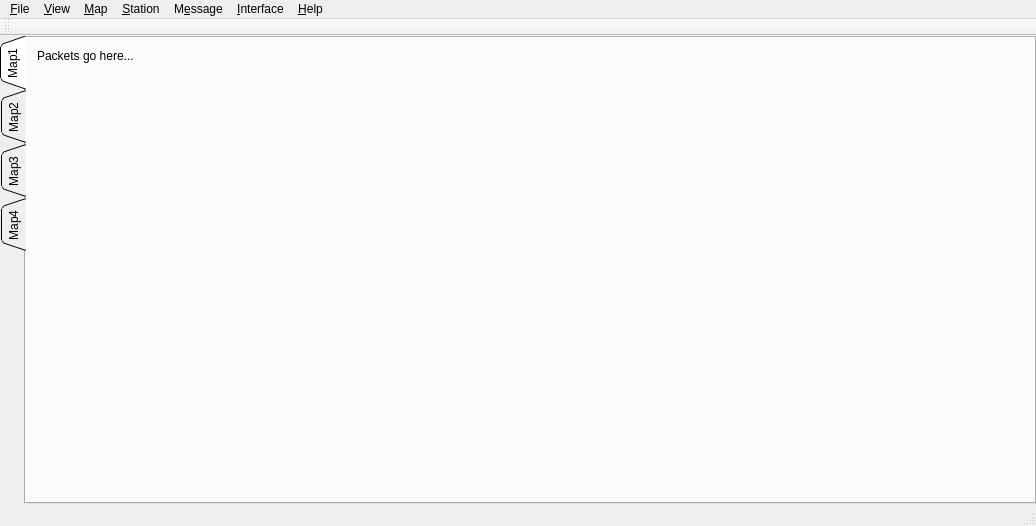
<?xml version="1.0" encoding="UTF-8"?>
<ui version="4.0">
 <class>MainWindow</class>
 <widget class="QMainWindow" name="MainWindow">
  <property name="geometry">
   <rect>
    <x>0</x>
    <y>0</y>
    <width>1036</width>
    <height>526</height>
   </rect>
  </property>
  <property name="windowTitle">
   <string>MainWindow</string>
  </property>
  <widget class="QWidget" name="centralWidget">
   <layout class="QHBoxLayout" name="horizontalLayout">
    <property name="margin">
     <number>0</number>
    </property>
    <item>
     <widget class="QTabWidget" name="tabWidget">
      <property name="tabPosition">
       <enum>QTabWidget::West</enum>
      </property>
      <property name="tabShape">
       <enum>QTabWidget::Triangular</enum>
      </property>
      <property name="currentIndex">
       <number>0</number>
      </property>
      <widget class="QWidget" name="Map1">
       <attribute name="title">
        <string>Map1</string>
       </attribute>
       <layout class="QVBoxLayout" name="verticalLayout">
        <item>
         <widget class="QLabel" name="incomingPackets">
          <property name="sizePolicy">
           <sizepolicy hsizetype="Preferred" vsizetype="Preferred">
            <horstretch>0</horstretch>
            <verstretch>0</verstretch>
           </sizepolicy>
          </property>
          <property name="minimumSize">
           <size>
            <width>100</width>
            <height>30</height>
           </size>
          </property>
          <property name="baseSize">
           <size>
            <width>100</width>
            <height>30</height>
           </size>
          </property>
          <property name="text">
           <string>Packets go here...</string>
          </property>
          <property name="textFormat">
           <enum>Qt::PlainText</enum>
          </property>
          <property name="alignment">
           <set>Qt::AlignLeading|Qt::AlignLeft|Qt::AlignTop</set>
          </property>
         </widget>
        </item>
       </layout>
      </widget>
      <widget class="QWidget" name="Map2">
       <attribute name="title">
        <string>Map2</string>
       </attribute>
       <widget class="QToolButton" name="toolButton">
        <property name="geometry">
         <rect>
          <x>10</x>
          <y>60</y>
          <width>25</width>
          <height>24</height>
         </rect>
        </property>
        <property name="text">
         <string>...</string>
        </property>
       </widget>
      </widget>
      <widget class="QWidget" name="Map3">
       <attribute name="title">
        <string>Map3</string>
       </attribute>
       <widget class="QCheckBox" name="checkBox">
        <property name="geometry">
         <rect>
          <x>20</x>
          <y>120</y>
          <width>79</width>
          <height>20</height>
         </rect>
        </property>
        <property name="text">
         <string>CheckBox</string>
        </property>
       </widget>
      </widget>
      <widget class="QWidget" name="Map4">
       <attribute name="title">
        <string>Map4</string>
       </attribute>
       <widget class="QDialogButtonBox" name="buttonBox">
        <property name="geometry">
         <rect>
          <x>10</x>
          <y>170</y>
          <width>160</width>
          <height>26</height>
         </rect>
        </property>
        <property name="standardButtons">
         <set>QDialogButtonBox::Cancel|QDialogButtonBox::Ok</set>
        </property>
       </widget>
      </widget>
     </widget>
    </item>
   </layout>
  </widget>
  <widget class="QMenuBar" name="menuBar">
   <property name="geometry">
    <rect>
     <x>0</x>
     <y>0</y>
     <width>1036</width>
     <height>22</height>
    </rect>
   </property>
   <property name="maximumSize">
    <size>
     <width>16777215</width>
     <height>16777215</height>
    </size>
   </property>
   <property name="autoFillBackground">
    <bool>false</bool>
   </property>
   <widget class="QMenu" name="menuFile">
    <property name="tearOffEnabled">
     <bool>true</bool>
    </property>
    <property name="title">
     <string>&amp;File</string>
    </property>
    <widget class="QMenu" name="menu_Configure">
     <property name="tearOffEnabled">
      <bool>true</bool>
     </property>
     <property name="title">
      <string>&amp;Configure</string>
     </property>
     <addaction name="action_Station"/>
     <addaction name="action_Defaults"/>
     <addaction name="action_Timing"/>
     <addaction name="actionC_oordinate_System"/>
     <addaction name="action_Audio_Alarms"/>
     <addaction name="actionS_peech"/>
     <addaction name="actionSmart_Beaconing"/>
     <addaction name="actionFonts"/>
     <addaction name="actionTest"/>
     <addaction name="actionChange_Debug_Level"/>
     <addaction name="actionEnable_English_Units"/>
     <addaction name="actionDist_Bearing_Status"/>
     <addaction name="separator"/>
     <addaction name="actionSave_Config_Now"/>
    </widget>
    <addaction name="actionPrint"/>
    <addaction name="menu_Configure"/>
    <addaction name="separator"/>
    <addaction name="actionOpen_Log_File"/>
    <addaction name="actionTNC_Logging"/>
    <addaction name="actionNet_Logging"/>
    <addaction name="actionIGate_Logging"/>
    <addaction name="actionMessage_Logging"/>
    <addaction name="actionWX_Logging"/>
    <addaction name="actionWX_Alert_Logging"/>
    <addaction name="actionPNG_Snapshots"/>
    <addaction name="actionKML_Snapshots"/>
    <addaction name="separator"/>
    <addaction name="actionE_xit"/>
   </widget>
   <widget class="QMenu" name="menuView">
    <property name="tearOffEnabled">
     <bool>true</bool>
    </property>
    <property name="title">
     <string>&amp;View</string>
    </property>
    <addaction name="action_Incoming_Data"/>
    <addaction name="actionMessage_Traffic"/>
    <addaction name="action_Bulletins"/>
    <addaction name="separator"/>
    <addaction name="action_Mobile_Stations"/>
    <addaction name="action_All_Stations"/>
    <addaction name="actionLocal_Stations"/>
    <addaction name="action_Last_Stations"/>
    <addaction name="separator"/>
    <addaction name="actionObjects_Items"/>
    <addaction name="actionOwn_Objects_Items"/>
    <addaction name="actionCAD_Polygons"/>
    <addaction name="separator"/>
    <addaction name="action_Weather_Stations"/>
    <addaction name="actionOwn_Weather_Data"/>
    <addaction name="actionW_eather_Alerts"/>
    <addaction name="separator"/>
    <addaction name="actionGPS_Status"/>
    <addaction name="action_Uptime"/>
    <addaction name="actionALOHA_Statistics"/>
   </widget>
   <widget class="QMenu" name="menuMap">
    <property name="tearOffEnabled">
     <bool>true</bool>
    </property>
    <property name="title">
     <string>&amp;Map</string>
    </property>
    <widget class="QMenu" name="menuDraw_CAD_Objects">
     <property name="tearOffEnabled">
      <bool>true</bool>
     </property>
     <property name="title">
      <string>Draw CAD Objects</string>
     </property>
     <addaction name="actionClose_Polygon"/>
     <addaction name="actionErase_CAD_Polygons"/>
     <addaction name="actionCAD_Polygons_2"/>
     <addaction name="actionEnable_CAD_objects"/>
     <addaction name="actionEnable_CAD_labels"/>
     <addaction name="actionEnable_CAD_probability"/>
     <addaction name="actionEnable_CAD_comments"/>
     <addaction name="actionEnable_CAD_area_size"/>
    </widget>
    <widget class="QMenu" name="menuConfigure">
     <property name="tearOffEnabled">
      <bool>true</bool>
     </property>
     <property name="title">
      <string>Configure</string>
     </property>
     <widget class="QMenu" name="menuBackground_Color">
      <property name="tearOffEnabled">
       <bool>true</bool>
      </property>
      <property name="title">
       <string>Background &amp;Color</string>
      </property>
      <addaction name="actionWhite"/>
      <addaction name="actionBlack"/>
      <addaction name="actionGray"/>
      <addaction name="actionMisty_Rose"/>
      <addaction name="actionNavy_Blue"/>
      <addaction name="actionSteel_Blue"/>
      <addaction name="actionMed_Sea_Green"/>
      <addaction name="actionPale_Green"/>
      <addaction name="actionPale_Goldenrod"/>
      <addaction name="actionGoldenrod_Yellow"/>
      <addaction name="actionRosy_Brown"/>
      <addaction name="actionFirebrick_Red"/>
     </widget>
     <widget class="QMenu" name="menuMap_Intensity">
      <property name="tearOffEnabled">
       <bool>true</bool>
      </property>
      <property name="title">
       <string>Map &amp;Intensity</string>
      </property>
      <addaction name="action0"/>
      <addaction name="action10"/>
      <addaction name="action20"/>
      <addaction name="action30"/>
      <addaction name="action40"/>
      <addaction name="action50"/>
      <addaction name="action60"/>
      <addaction name="action70"/>
      <addaction name="action80"/>
      <addaction name="action90"/>
      <addaction name="action100"/>
     </widget>
     <widget class="QMenu" name="menuStation_Text_Style">
      <property name="tearOffEnabled">
       <bool>true</bool>
      </property>
      <property name="title">
       <string>Station &amp;Text Style</string>
      </property>
      <addaction name="action_Black_Border"/>
      <addaction name="actionBlack_Shadow"/>
      <addaction name="action_Text_on_Black"/>
     </widget>
     <widget class="QMenu" name="menuIcon_Outline_Style">
      <property name="tearOffEnabled">
       <bool>true</bool>
      </property>
      <property name="title">
       <string>Icon &amp;Outline Style</string>
      </property>
      <addaction name="action_No_Outline"/>
      <addaction name="action_Black_Outline"/>
      <addaction name="action_Grey_Outline"/>
      <addaction name="action_White_Outline"/>
     </widget>
     <addaction name="menuBackground_Color"/>
     <addaction name="menuMap_Intensity"/>
     <addaction name="actionAdjust_Gamma_Correction"/>
     <addaction name="menuStation_Text_Style"/>
     <addaction name="menuIcon_Outline_Style"/>
     <addaction name="actionConfigure_Tigermap"/>
     <addaction name="actionConfigure_USGS_DRG"/>
     <addaction name="separator"/>
     <addaction name="actionRe_download_Maps_Not_from_cache"/>
     <addaction name="actionFlush_Entire_Map_Cache"/>
     <addaction name="actionIndex_New_Maps_on_Startup"/>
     <addaction name="actionIndex_Add_New_Maps"/>
     <addaction name="actionIndex_Reindex_ALL_Maps"/>
    </widget>
    <addaction name="action_Map_Chooser"/>
    <addaction name="actionMap_Display_Bookmarks"/>
    <addaction name="actionLocate_Map_Feature"/>
    <addaction name="actionFind_Address"/>
    <addaction name="actionCoordinate_Calculator"/>
    <addaction name="actionCenter_Zoom"/>
    <addaction name="menuDraw_CAD_Objects"/>
    <addaction name="separator"/>
    <addaction name="actionDisable_Fast_Zoom_Pan_Home"/>
    <addaction name="actionDisable_All_Maps"/>
    <addaction name="actionEnable_Auto_Maps"/>
    <addaction name="actionAuto_Map_Disable_Raster_Maps"/>
    <addaction name="actionEnable_Map_Grid"/>
    <addaction name="actionEnable_Map_Border"/>
    <addaction name="actionEnable_Map_Levels"/>
    <addaction name="actionEnable_Map_Labels"/>
    <addaction name="actionEnable_Area_Color_Fills"/>
    <addaction name="actionEnable_Weather_Alerts"/>
    <addaction name="separator"/>
    <addaction name="menuConfigure"/>
    <addaction name="separator"/>
    <addaction name="actionMouse_Pointer_Menu"/>
   </widget>
   <widget class="QMenu" name="menuStation">
    <property name="tearOffEnabled">
     <bool>true</bool>
    </property>
    <property name="title">
     <string>&amp;Station</string>
    </property>
    <widget class="QMenu" name="menu_Export_All">
     <property name="tearOffEnabled">
      <bool>true</bool>
     </property>
     <property name="title">
      <string>E&amp;xport All</string>
     </property>
     <addaction name="actionExport_to_KML_File"/>
    </widget>
    <widget class="QMenu" name="menuFilter_Data">
     <property name="tearOffEnabled">
      <bool>true</bool>
     </property>
     <property name="title">
      <string>Filter Data</string>
     </property>
     <addaction name="actionSelect_None"/>
     <addaction name="actionSelect_Mine"/>
     <addaction name="actionSelect_TNC"/>
     <addaction name="action_Select_Direct"/>
     <addaction name="action_Select_Via_Digi"/>
     <addaction name="actionSelect_Net"/>
     <addaction name="actionSelect_Tactical_Calls_Only"/>
     <addaction name="actionInclude_Expired_Data"/>
     <addaction name="separator"/>
     <addaction name="actionSelect_Stations"/>
     <addaction name="action_Select_Fixed_Stations"/>
     <addaction name="action_Select_Moving_Stations"/>
     <addaction name="action_Select_WX_Stations"/>
     <addaction name="action_Select_CWOP_WX_Stations"/>
     <addaction name="actionSelect_Objects_Items"/>
     <addaction name="action_Select_WX_Objects_Items"/>
     <addaction name="action_Select_Water_Gauge_Objects_Items"/>
     <addaction name="action_Select_Other_Objects_Items"/>
    </widget>
    <widget class="QMenu" name="menuFilter_Display">
     <property name="tearOffEnabled">
      <bool>true</bool>
     </property>
     <property name="title">
      <string>Filter Display</string>
     </property>
     <addaction name="actionDisplay_Callsign"/>
     <addaction name="action_Label_Trailpoints"/>
     <addaction name="actionDisplay_Symbol"/>
     <addaction name="action_Rotate_Symbol"/>
     <addaction name="actionDisplay_Trail"/>
     <addaction name="separator"/>
     <addaction name="actionDisplay_Course"/>
     <addaction name="actionDisplay_Speed"/>
     <addaction name="action_Display_Short_Speed"/>
     <addaction name="actionDisplay_Altitude"/>
     <addaction name="separator"/>
     <addaction name="actionDisplay_Weather_Info"/>
     <addaction name="action_Display_Weather_Text"/>
     <addaction name="action_Temperature_Only"/>
     <addaction name="action_Display_Wind_Barb"/>
     <addaction name="separator"/>
     <addaction name="actionDisplay_Aloha_Circle"/>
     <addaction name="actionDisplay_Position_Ambiguity"/>
     <addaction name="actionDisplay_Power_Gain"/>
     <addaction name="action_Use_Default_Power_Gain"/>
     <addaction name="action_Display_Mobile_Power_Gain"/>
     <addaction name="separator"/>
     <addaction name="actionDisplay_DF_Attributes"/>
     <addaction name="actionDisplay_DF_Beamwidth"/>
     <addaction name="actionDisplay_DF_Bearing"/>
     <addaction name="separator"/>
     <addaction name="actionEnable_Dead_Reckoning"/>
     <addaction name="action_Display_Arc"/>
     <addaction name="action_Display_Course"/>
     <addaction name="action_Display_Symbol"/>
     <addaction name="separator"/>
     <addaction name="actionDIsplay_Dist_Bearing"/>
     <addaction name="actionDisplay_Last_Report_Age"/>
    </widget>
    <widget class="QMenu" name="menuConfigure_2">
     <property name="tearOffEnabled">
      <bool>true</bool>
     </property>
     <property name="title">
      <string>&amp;Configure</string>
     </property>
     <addaction name="actionReload_Object_Item_History"/>
     <addaction name="actionClear_Object_Item_History"/>
     <addaction name="actionClear_All_Tactical_Calls"/>
     <addaction name="actionClear_Tactical_Call_History"/>
     <addaction name="action_Clear_All_Trails"/>
     <addaction name="actionClear_All_Stations"/>
    </widget>
    <addaction name="action_Find_Stations"/>
    <addaction name="action_Track_Station"/>
    <addaction name="actionFetch_Find_u_Trail"/>
    <addaction name="menu_Export_All"/>
    <addaction name="separator"/>
    <addaction name="menuFilter_Data"/>
    <addaction name="menuFilter_Display"/>
    <addaction name="separator"/>
    <addaction name="menuConfigure_2"/>
   </widget>
   <widget class="QMenu" name="menuMessage">
    <property name="tearOffEnabled">
     <bool>true</bool>
    </property>
    <property name="title">
     <string>M&amp;essage</string>
    </property>
    <addaction name="action_Send_Message_To"/>
    <addaction name="actionShow_Pending_Messages"/>
    <addaction name="action_Open_Group_Messages"/>
    <addaction name="action_Clear_All_Outgoing_Messages"/>
    <addaction name="separator"/>
    <addaction name="action_General_Stations_Query"/>
    <addaction name="action_IGate_Stations_Query"/>
    <addaction name="action_WX_Stations_Query"/>
    <addaction name="separator"/>
    <addaction name="actionModify_Auto_Reply_Message"/>
    <addaction name="actionEnable_Auto_Reply_Message"/>
    <addaction name="separator"/>
    <addaction name="actionSatellite_Ack_Mode"/>
   </widget>
   <widget class="QMenu" name="menuInterface">
    <property name="tearOffEnabled">
     <bool>true</bool>
    </property>
    <property name="title">
     <string>&amp;Interface</string>
    </property>
    <addaction name="actionInterface_Control"/>
    <addaction name="separator"/>
    <addaction name="actionDisable_Transmit_ALL"/>
    <addaction name="actionDisable_Transmit_My_Position"/>
    <addaction name="actionDisable_Transmit_Objects_Items"/>
    <addaction name="actionEnable_Server_Ports"/>
    <addaction name="separator"/>
    <addaction name="action_Transmit_Now"/>
    <addaction name="action_Fetch_GPS_Track"/>
    <addaction name="actionFetch_GPS_Routes"/>
    <addaction name="actionFetch_GPS_Waypoints"/>
    <addaction name="actionFetch_Garmin_RINO_Waypoints"/>
   </widget>
   <widget class="QMenu" name="menuHelp">
    <property name="tearOffEnabled">
     <bool>true</bool>
    </property>
    <property name="title">
     <string>&amp;Help</string>
    </property>
    <widget class="QMenu" name="menu_EMERGENCY_BEACON_MODE_ENABLE">
     <property name="title">
      <string>&amp;EMERGENCY BEACON MODE ENABLE</string>
     </property>
     <addaction name="action_EMERGENCY_BEACON_MODE"/>
    </widget>
    <addaction name="action_About"/>
    <addaction name="actionHelp_Index"/>
    <addaction name="separator"/>
    <addaction name="menu_EMERGENCY_BEACON_MODE_ENABLE"/>
   </widget>
   <addaction name="menuFile"/>
   <addaction name="menuView"/>
   <addaction name="menuMap"/>
   <addaction name="menuStation"/>
   <addaction name="menuMessage"/>
   <addaction name="menuInterface"/>
   <addaction name="menuHelp"/>
  </widget>
  <widget class="QToolBar" name="mainToolBar">
   <attribute name="toolBarArea">
    <enum>TopToolBarArea</enum>
   </attribute>
   <attribute name="toolBarBreak">
    <bool>false</bool>
   </attribute>
  </widget>
  <widget class="QStatusBar" name="statusBar"/>
  <action name="actionPrint">
   <property name="text">
    <string>&amp;Print</string>
   </property>
  </action>
  <action name="actionOpen_Log_File">
   <property name="text">
    <string>&amp;Open Log File</string>
   </property>
  </action>
  <action name="actionTNC_Logging">
   <property name="checkable">
    <bool>true</bool>
   </property>
   <property name="text">
    <string>&amp;TNC Logging</string>
   </property>
  </action>
  <action name="actionNet_Logging">
   <property name="checkable">
    <bool>true</bool>
   </property>
   <property name="text">
    <string>&amp;Net Logging</string>
   </property>
  </action>
  <action name="actionIGate_Logging">
   <property name="checkable">
    <bool>true</bool>
   </property>
   <property name="text">
    <string>&amp;IGate Logging</string>
   </property>
  </action>
  <action name="actionMessage_Logging">
   <property name="checkable">
    <bool>true</bool>
   </property>
   <property name="text">
    <string>&amp;Message Logging</string>
   </property>
  </action>
  <action name="actionWX_Logging">
   <property name="checkable">
    <bool>true</bool>
   </property>
   <property name="text">
    <string>&amp;WX Logging</string>
   </property>
  </action>
  <action name="actionWX_Alert_Logging">
   <property name="checkable">
    <bool>true</bool>
   </property>
   <property name="text">
    <string>WX &amp;Alert Logging</string>
   </property>
  </action>
  <action name="actionPNG_Snapshots">
   <property name="checkable">
    <bool>true</bool>
   </property>
   <property name="text">
    <string>PNG &amp;Snapshots</string>
   </property>
  </action>
  <action name="actionKML_Snapshots">
   <property name="checkable">
    <bool>true</bool>
   </property>
   <property name="text">
    <string>&amp;KML Snapshots</string>
   </property>
  </action>
  <action name="actionE_xit">
   <property name="text">
    <string>E&amp;xit</string>
   </property>
  </action>
  <action name="action_Incoming_Data">
   <property name="text">
    <string>&amp;Incoming Data</string>
   </property>
  </action>
  <action name="actionMessage_Traffic">
   <property name="text">
    <string>Message &amp;Traffic</string>
   </property>
  </action>
  <action name="action_Bulletins">
   <property name="text">
    <string>&amp;Bulletins</string>
   </property>
  </action>
  <action name="action_Mobile_Stations">
   <property name="text">
    <string>&amp;Mobile Stations</string>
   </property>
  </action>
  <action name="action_All_Stations">
   <property name="text">
    <string>&amp;All Stations</string>
   </property>
  </action>
  <action name="actionLocal_Stations">
   <property name="text">
    <string>Local &amp;Stations</string>
   </property>
  </action>
  <action name="action_Last_Stations">
   <property name="text">
    <string>&amp;Last Stations</string>
   </property>
  </action>
  <action name="actionObjects_Items">
   <property name="text">
    <string>Objects &amp;&amp; Items</string>
   </property>
  </action>
  <action name="actionOwn_Objects_Items">
   <property name="text">
    <string>Own Objects &amp;&amp; Items</string>
   </property>
  </action>
  <action name="actionCAD_Polygons">
   <property name="text">
    <string>CAD Polygons</string>
   </property>
  </action>
  <action name="action_Weather_Stations">
   <property name="text">
    <string>&amp;Weather Stations</string>
   </property>
  </action>
  <action name="actionOwn_Weather_Data">
   <property name="text">
    <string>Own Weather &amp;Data</string>
   </property>
  </action>
  <action name="actionW_eather_Alerts">
   <property name="text">
    <string>W&amp;eather Alerts</string>
   </property>
  </action>
  <action name="actionGPS_Status">
   <property name="text">
    <string>GPS Status</string>
   </property>
  </action>
  <action name="action_Uptime">
   <property name="text">
    <string>&amp;Uptime</string>
   </property>
  </action>
  <action name="actionALOHA_Statistics">
   <property name="text">
    <string>ALOHA Statistics</string>
   </property>
  </action>
  <action name="action_Map_Chooser">
   <property name="text">
    <string>&amp;Map Chooser</string>
   </property>
  </action>
  <action name="actionMap_Display_Bookmarks">
   <property name="text">
    <string>Map Display &amp;Bookmarks</string>
   </property>
  </action>
  <action name="actionLocate_Map_Feature">
   <property name="text">
    <string>Locate Map &amp;Feature</string>
   </property>
  </action>
  <action name="actionFind_Address">
   <property name="text">
    <string>Find Address</string>
   </property>
  </action>
  <action name="actionCoordinate_Calculator">
   <property name="text">
    <string>Coordinate Calculator</string>
   </property>
  </action>
  <action name="actionCenter_Zoom">
   <property name="text">
    <string>Center &amp;&amp; Zoom</string>
   </property>
  </action>
  <action name="actionDisable_Fast_Zoom_Pan_Home">
   <property name="checkable">
    <bool>true</bool>
   </property>
   <property name="text">
    <string>Disable Fast Zoom/Pan/Home</string>
   </property>
  </action>
  <action name="actionDisable_All_Maps">
   <property name="checkable">
    <bool>true</bool>
   </property>
   <property name="text">
    <string>Disable All Maps</string>
   </property>
  </action>
  <action name="actionEnable_Auto_Maps">
   <property name="checkable">
    <bool>true</bool>
   </property>
   <property name="text">
    <string>Enable Auto Maps</string>
   </property>
  </action>
  <action name="actionAuto_Map_Disable_Raster_Maps">
   <property name="checkable">
    <bool>true</bool>
   </property>
   <property name="text">
    <string>- Disable Raster Maps</string>
   </property>
  </action>
  <action name="actionEnable_Map_Grid">
   <property name="checkable">
    <bool>true</bool>
   </property>
   <property name="text">
    <string>Enable Map Grid</string>
   </property>
  </action>
  <action name="actionEnable_Map_Border">
   <property name="checkable">
    <bool>true</bool>
   </property>
   <property name="text">
    <string>Enable Map Border</string>
   </property>
  </action>
  <action name="actionEnable_Map_Levels">
   <property name="checkable">
    <bool>true</bool>
   </property>
   <property name="text">
    <string>Enable Map Levels</string>
   </property>
  </action>
  <action name="actionEnable_Map_Labels">
   <property name="checkable">
    <bool>true</bool>
   </property>
   <property name="text">
    <string>Enable Map Labels</string>
   </property>
  </action>
  <action name="actionEnable_Area_Color_Fills">
   <property name="checkable">
    <bool>true</bool>
   </property>
   <property name="text">
    <string>Enable Area Color Fills</string>
   </property>
  </action>
  <action name="actionEnable_Weather_Alerts">
   <property name="checkable">
    <bool>true</bool>
   </property>
   <property name="text">
    <string>Enable Weather Alerts</string>
   </property>
  </action>
  <action name="actionMouse_Pointer_Menu">
   <property name="text">
    <string>Mouse Pointer Menu</string>
   </property>
  </action>
  <action name="action_Find_Stations">
   <property name="text">
    <string>&amp;Find Station</string>
   </property>
  </action>
  <action name="action_Track_Station">
   <property name="text">
    <string>&amp;Track Station</string>
   </property>
  </action>
  <action name="actionFetch_Find_u_Trail">
   <property name="text">
    <string>Fetch Find&amp;u Trail</string>
   </property>
  </action>
  <action name="action_Send_Message_To">
   <property name="text">
    <string>&amp;Send Message To</string>
   </property>
  </action>
  <action name="actionShow_Pending_Messages">
   <property name="text">
    <string>Show &amp;Pending Messages</string>
   </property>
  </action>
  <action name="action_Open_Group_Messages">
   <property name="text">
    <string>&amp;Open Group Messages</string>
   </property>
  </action>
  <action name="action_Clear_All_Outgoing_Messages">
   <property name="text">
    <string>&amp;Clear All Outgoing Messages</string>
   </property>
  </action>
  <action name="action_General_Stations_Query">
   <property name="text">
    <string>&amp;General Stations Query</string>
   </property>
  </action>
  <action name="action_IGate_Stations_Query">
   <property name="text">
    <string>&amp;IGate Stations Query</string>
   </property>
  </action>
  <action name="action_WX_Stations_Query">
   <property name="text">
    <string>&amp;WX Stations Query</string>
   </property>
  </action>
  <action name="actionModify_Auto_Reply_Message">
   <property name="text">
    <string>Modify &amp;Auto Reply Message</string>
   </property>
  </action>
  <action name="actionEnable_Auto_Reply_Message">
   <property name="checkable">
    <bool>true</bool>
   </property>
   <property name="text">
    <string>Enable Auto Reply Message</string>
   </property>
  </action>
  <action name="actionSatellite_Ack_Mode">
   <property name="checkable">
    <bool>true</bool>
   </property>
   <property name="text">
    <string>Satellite Ack Mode</string>
   </property>
  </action>
  <action name="action_About">
   <property name="text">
    <string>&amp;About</string>
   </property>
  </action>
  <action name="actionHelp_Index">
   <property name="text">
    <string>Help &amp;Index</string>
   </property>
  </action>
  <action name="actionInterface_Control">
   <property name="text">
    <string>Interface Control</string>
   </property>
  </action>
  <action name="actionDisable_Transmit_ALL">
   <property name="checkable">
    <bool>true</bool>
   </property>
   <property name="text">
    <string>Disable Transmit: ALL</string>
   </property>
  </action>
  <action name="actionDisable_Transmit_My_Position">
   <property name="checkable">
    <bool>true</bool>
   </property>
   <property name="text">
    <string>Disable Transmit: My Position</string>
   </property>
  </action>
  <action name="actionDisable_Transmit_Objects_Items">
   <property name="checkable">
    <bool>true</bool>
   </property>
   <property name="text">
    <string>Disable Transmit: Objects/Items</string>
   </property>
  </action>
  <action name="actionEnable_Server_Ports">
   <property name="checkable">
    <bool>true</bool>
   </property>
   <property name="text">
    <string>Enable Server Ports</string>
   </property>
  </action>
  <action name="action_Transmit_Now">
   <property name="text">
    <string>&amp;Transmit Now!</string>
   </property>
  </action>
  <action name="action_Fetch_GPS_Track">
   <property name="text">
    <string>&amp;Fetch GPS Track</string>
   </property>
  </action>
  <action name="actionFetch_GPS_Routes">
   <property name="text">
    <string>Fetch GPS &amp;Routes</string>
   </property>
  </action>
  <action name="actionFetch_GPS_Waypoints">
   <property name="text">
    <string>Fetch GPS &amp;Waypoints</string>
   </property>
  </action>
  <action name="actionFetch_Garmin_RINO_Waypoints">
   <property name="text">
    <string>Fetch &amp;Garmin RINO Waypoints</string>
   </property>
  </action>
  <action name="action_EMERGENCY_BEACON_MODE">
   <property name="checkable">
    <bool>true</bool>
   </property>
   <property name="text">
    <string>!!! EMERGENCY BEACON MODE !!!</string>
   </property>
  </action>
  <action name="action_Station">
   <property name="text">
    <string>&amp;Station</string>
   </property>
  </action>
  <action name="action_Defaults">
   <property name="text">
    <string>&amp;Defaults</string>
   </property>
  </action>
  <action name="action_Timing">
   <property name="text">
    <string>&amp;Timing</string>
   </property>
  </action>
  <action name="actionC_oordinate_System">
   <property name="text">
    <string>C&amp;oordinate System</string>
   </property>
  </action>
  <action name="action_Audio_Alarms">
   <property name="text">
    <string>&amp;Audio Alarms</string>
   </property>
  </action>
  <action name="actionS_peech">
   <property name="text">
    <string>S&amp;peech</string>
   </property>
  </action>
  <action name="actionSmart_Beaconing">
   <property name="text">
    <string>Smart Beaconing</string>
   </property>
  </action>
  <action name="actionFonts">
   <property name="text">
    <string>Fonts</string>
   </property>
  </action>
  <action name="actionTest">
   <property name="text">
    <string>&amp;Test</string>
   </property>
  </action>
  <action name="actionChange_Debug_Level">
   <property name="text">
    <string>Change &amp;Debug Level</string>
   </property>
  </action>
  <action name="actionEnable_English_Units">
   <property name="checkable">
    <bool>true</bool>
   </property>
   <property name="text">
    <string>Enable English Units</string>
   </property>
  </action>
  <action name="actionDist_Bearing_Status">
   <property name="checkable">
    <bool>true</bool>
   </property>
   <property name="text">
    <string>Dist/Bearing Status</string>
   </property>
  </action>
  <action name="actionSave_Config_Now">
   <property name="text">
    <string>Save &amp;Config Now!</string>
   </property>
  </action>
  <action name="actionClose_Polygon">
   <property name="text">
    <string>Close Polygon</string>
   </property>
  </action>
  <action name="actionErase_CAD_Polygons">
   <property name="text">
    <string>Erase CAD Polygons</string>
   </property>
  </action>
  <action name="actionCAD_Polygons_2">
   <property name="text">
    <string>CAD Polygons</string>
   </property>
  </action>
  <action name="actionEnable_CAD_objects">
   <property name="checkable">
    <bool>true</bool>
   </property>
   <property name="text">
    <string>Enable CAD Objects</string>
   </property>
  </action>
  <action name="actionEnable_CAD_labels">
   <property name="checkable">
    <bool>true</bool>
   </property>
   <property name="text">
    <string>Enable CAD Labels</string>
   </property>
  </action>
  <action name="actionEnable_CAD_probability">
   <property name="checkable">
    <bool>true</bool>
   </property>
   <property name="text">
    <string>Enable CAD Probability</string>
   </property>
  </action>
  <action name="actionEnable_CAD_comments">
   <property name="checkable">
    <bool>true</bool>
   </property>
   <property name="text">
    <string>Enable CAD Comments</string>
   </property>
  </action>
  <action name="actionEnable_CAD_area_size">
   <property name="checkable">
    <bool>true</bool>
   </property>
   <property name="text">
    <string>Enable CAD Area Size</string>
   </property>
  </action>
  <action name="actionAdjust_Gamma_Correction">
   <property name="text">
    <string>Adjust Gamma Correction</string>
   </property>
  </action>
  <action name="actionConfigure_Tigermap">
   <property name="text">
    <string>Configure Tigermap</string>
   </property>
  </action>
  <action name="actionConfigure_USGS_DRG">
   <property name="text">
    <string>Configure USGS DRG</string>
   </property>
  </action>
  <action name="actionRe_download_Maps_Not_from_cache">
   <property name="text">
    <string>Re-download Maps (Not from cache)</string>
   </property>
  </action>
  <action name="actionFlush_Entire_Map_Cache">
   <property name="text">
    <string>Flush Entire Map Cache!</string>
   </property>
  </action>
  <action name="actionIndex_New_Maps_on_Startup">
   <property name="checkable">
    <bool>true</bool>
   </property>
   <property name="text">
    <string>Index New Maps on Startup</string>
   </property>
  </action>
  <action name="actionIndex_Add_New_Maps">
   <property name="text">
    <string>Index: Add &amp;New Maps</string>
   </property>
  </action>
  <action name="actionIndex_Reindex_ALL_Maps">
   <property name="text">
    <string>Index: &amp;Reindex ALL Maps!</string>
   </property>
  </action>
  <action name="actionWhite">
   <property name="text">
    <string>White</string>
   </property>
  </action>
  <action name="actionBlack">
   <property name="text">
    <string>Black</string>
   </property>
  </action>
  <action name="actionGray">
   <property name="text">
    <string>Gray</string>
   </property>
  </action>
  <action name="actionMisty_Rose">
   <property name="text">
    <string>Misty Rose</string>
   </property>
  </action>
  <action name="actionNavy_Blue">
   <property name="text">
    <string>Navy Blue</string>
   </property>
  </action>
  <action name="actionSteel_Blue">
   <property name="text">
    <string>Steel Blue</string>
   </property>
  </action>
  <action name="actionMed_Sea_Green">
   <property name="text">
    <string>Medium Sea Green</string>
   </property>
  </action>
  <action name="actionPale_Green">
   <property name="text">
    <string>Pale Green</string>
   </property>
  </action>
  <action name="actionPale_Goldenrod">
   <property name="text">
    <string>Pale Goldenrod</string>
   </property>
  </action>
  <action name="actionGoldenrod_Yellow">
   <property name="text">
    <string>Goldenrod Yellow</string>
   </property>
  </action>
  <action name="actionRosy_Brown">
   <property name="text">
    <string>Rosy Brown</string>
   </property>
  </action>
  <action name="actionFirebrick_Red">
   <property name="text">
    <string>Firebrick Red</string>
   </property>
  </action>
  <action name="action0">
   <property name="text">
    <string>0%</string>
   </property>
  </action>
  <action name="action10">
   <property name="text">
    <string>10%</string>
   </property>
  </action>
  <action name="action20">
   <property name="text">
    <string>20%</string>
   </property>
  </action>
  <action name="action30">
   <property name="text">
    <string>30%</string>
   </property>
  </action>
  <action name="action40">
   <property name="text">
    <string>40%</string>
   </property>
  </action>
  <action name="action50">
   <property name="text">
    <string>50%</string>
   </property>
  </action>
  <action name="action60">
   <property name="text">
    <string>60%</string>
   </property>
  </action>
  <action name="action70">
   <property name="text">
    <string>70%</string>
   </property>
  </action>
  <action name="action80">
   <property name="text">
    <string>80%</string>
   </property>
  </action>
  <action name="action90">
   <property name="text">
    <string>90%</string>
   </property>
  </action>
  <action name="action100">
   <property name="text">
    <string>100%</string>
   </property>
  </action>
  <action name="action_Black_Border">
   <property name="text">
    <string>&amp;Black Border</string>
   </property>
  </action>
  <action name="actionBlack_Shadow">
   <property name="text">
    <string>Black &amp;Shadow</string>
   </property>
  </action>
  <action name="action_Text_on_Black">
   <property name="text">
    <string>&amp;Text on Black</string>
   </property>
  </action>
  <action name="action_No_Outline">
   <property name="text">
    <string>&amp;No Outline</string>
   </property>
  </action>
  <action name="action_Black_Outline">
   <property name="text">
    <string>&amp;Black Outline</string>
   </property>
  </action>
  <action name="action_Grey_Outline">
   <property name="text">
    <string>&amp;Grey Outline</string>
   </property>
  </action>
  <action name="action_White_Outline">
   <property name="text">
    <string>&amp;White Outline</string>
   </property>
  </action>
  <action name="actionExport_to_KML_File">
   <property name="text">
    <string>Export to KML File</string>
   </property>
  </action>
  <action name="actionSelect_None">
   <property name="checkable">
    <bool>true</bool>
   </property>
   <property name="text">
    <string>Select None</string>
   </property>
  </action>
  <action name="actionSelect_Mine">
   <property name="checkable">
    <bool>true</bool>
   </property>
   <property name="text">
    <string>Select Mine</string>
   </property>
  </action>
  <action name="actionSelect_TNC">
   <property name="checkable">
    <bool>true</bool>
   </property>
   <property name="text">
    <string>Select TNC</string>
   </property>
  </action>
  <action name="action_Select_Direct">
   <property name="checkable">
    <bool>true</bool>
   </property>
   <property name="text">
    <string>- Select Direct</string>
   </property>
  </action>
  <action name="action_Select_Via_Digi">
   <property name="checkable">
    <bool>true</bool>
   </property>
   <property name="text">
    <string>- Select Via Digi</string>
   </property>
  </action>
  <action name="actionSelect_Net">
   <property name="checkable">
    <bool>true</bool>
   </property>
   <property name="text">
    <string>Select Net</string>
   </property>
  </action>
  <action name="actionSelect_Tactical_Calls_Only">
   <property name="checkable">
    <bool>true</bool>
   </property>
   <property name="text">
    <string>Select Tactical Calls Only</string>
   </property>
  </action>
  <action name="actionInclude_Expired_Data">
   <property name="checkable">
    <bool>true</bool>
   </property>
   <property name="text">
    <string>Include Expired Data</string>
   </property>
  </action>
  <action name="actionSelect_Stations">
   <property name="checkable">
    <bool>true</bool>
   </property>
   <property name="text">
    <string>Select Stations</string>
   </property>
  </action>
  <action name="action_Select_Fixed_Stations">
   <property name="checkable">
    <bool>true</bool>
   </property>
   <property name="text">
    <string>- Select Fixed Stations</string>
   </property>
  </action>
  <action name="action_Select_Moving_Stations">
   <property name="checkable">
    <bool>true</bool>
   </property>
   <property name="text">
    <string>- Select Moving Stations</string>
   </property>
  </action>
  <action name="action_Select_WX_Stations">
   <property name="checkable">
    <bool>true</bool>
   </property>
   <property name="text">
    <string>- Select WX Stations</string>
   </property>
  </action>
  <action name="action_Select_CWOP_WX_Stations">
   <property name="checkable">
    <bool>true</bool>
   </property>
   <property name="text">
    <string>   - Select CWOP WX Stations</string>
   </property>
  </action>
  <action name="actionSelect_Objects_Items">
   <property name="checkable">
    <bool>true</bool>
   </property>
   <property name="text">
    <string>Select Objects/Items</string>
   </property>
  </action>
  <action name="action_Select_WX_Objects_Items">
   <property name="checkable">
    <bool>true</bool>
   </property>
   <property name="text">
    <string>- Select WX Objects/Items</string>
   </property>
  </action>
  <action name="action_Select_Water_Gauge_Objects_Items">
   <property name="checkable">
    <bool>true</bool>
   </property>
   <property name="text">
    <string>- Select Water Gauge Objects/Items</string>
   </property>
  </action>
  <action name="action_Select_Other_Objects_Items">
   <property name="checkable">
    <bool>true</bool>
   </property>
   <property name="text">
    <string>- Select Other Objects/Items</string>
   </property>
  </action>
  <action name="actionDisplay_Callsign">
   <property name="checkable">
    <bool>true</bool>
   </property>
   <property name="text">
    <string>Display Callsign</string>
   </property>
  </action>
  <action name="action_Label_Trailpoints">
   <property name="checkable">
    <bool>true</bool>
   </property>
   <property name="text">
    <string>- Label Trailpoints</string>
   </property>
  </action>
  <action name="actionDisplay_Symbol">
   <property name="checkable">
    <bool>true</bool>
   </property>
   <property name="text">
    <string>Display Symbol</string>
   </property>
  </action>
  <action name="action_Rotate_Symbol">
   <property name="checkable">
    <bool>true</bool>
   </property>
   <property name="text">
    <string>- Rotate Symbol</string>
   </property>
  </action>
  <action name="actionDisplay_Trail">
   <property name="checkable">
    <bool>true</bool>
   </property>
   <property name="text">
    <string>Display Trail</string>
   </property>
  </action>
  <action name="actionDisplay_Course">
   <property name="checkable">
    <bool>true</bool>
   </property>
   <property name="text">
    <string>Display Course</string>
   </property>
  </action>
  <action name="actionDisplay_Speed">
   <property name="checkable">
    <bool>true</bool>
   </property>
   <property name="text">
    <string>Display Speed</string>
   </property>
  </action>
  <action name="action_Display_Short_Speed">
   <property name="checkable">
    <bool>true</bool>
   </property>
   <property name="text">
    <string>- Display Short Speed</string>
   </property>
  </action>
  <action name="actionDisplay_Altitude">
   <property name="checkable">
    <bool>true</bool>
   </property>
   <property name="text">
    <string>Display Altitude</string>
   </property>
  </action>
  <action name="actionDisplay_Weather_Info">
   <property name="checkable">
    <bool>true</bool>
   </property>
   <property name="text">
    <string>Display Weather Info</string>
   </property>
  </action>
  <action name="action_Display_Weather_Text">
   <property name="checkable">
    <bool>true</bool>
   </property>
   <property name="text">
    <string>- Display Weather Text</string>
   </property>
  </action>
  <action name="action_Temperature_Only">
   <property name="checkable">
    <bool>true</bool>
   </property>
   <property name="text">
    <string>   - Temperature Only</string>
   </property>
  </action>
  <action name="action_Display_Wind_Barb">
   <property name="checkable">
    <bool>true</bool>
   </property>
   <property name="text">
    <string>- Display Wind Barb</string>
   </property>
  </action>
  <action name="actionDisplay_Aloha_Circle">
   <property name="checkable">
    <bool>true</bool>
   </property>
   <property name="text">
    <string>Display Aloha Circle</string>
   </property>
  </action>
  <action name="actionDisplay_Position_Ambiguity">
   <property name="checkable">
    <bool>true</bool>
   </property>
   <property name="text">
    <string>Display Position Ambiguity</string>
   </property>
  </action>
  <action name="actionDisplay_Power_Gain">
   <property name="checkable">
    <bool>true</bool>
   </property>
   <property name="text">
    <string>Display Power/Gain</string>
   </property>
  </action>
  <action name="action_Use_Default_Power_Gain">
   <property name="checkable">
    <bool>true</bool>
   </property>
   <property name="text">
    <string>- Use Default Power/Gain</string>
   </property>
  </action>
  <action name="action_Display_Mobile_Power_Gain">
   <property name="checkable">
    <bool>true</bool>
   </property>
   <property name="text">
    <string>- Display Mobile Power/Gain</string>
   </property>
  </action>
  <action name="actionDisplay_DF_Attributes">
   <property name="checkable">
    <bool>true</bool>
   </property>
   <property name="text">
    <string>Display DF Attributes</string>
   </property>
  </action>
  <action name="actionDisplay_DF_Beamwidth">
   <property name="checkable">
    <bool>true</bool>
   </property>
   <property name="text">
    <string>Display DF Beamwidth</string>
   </property>
  </action>
  <action name="actionDisplay_DF_Bearing">
   <property name="checkable">
    <bool>true</bool>
   </property>
   <property name="text">
    <string>Display DF Bearing</string>
   </property>
  </action>
  <action name="actionEnable_Dead_Reckoning">
   <property name="checkable">
    <bool>true</bool>
   </property>
   <property name="text">
    <string>Enable Dead-Reckoning</string>
   </property>
  </action>
  <action name="action_Display_Arc">
   <property name="checkable">
    <bool>true</bool>
   </property>
   <property name="text">
    <string>- Display Arc</string>
   </property>
  </action>
  <action name="action_Display_Course">
   <property name="checkable">
    <bool>true</bool>
   </property>
   <property name="text">
    <string>- Display Course</string>
   </property>
  </action>
  <action name="action_Display_Symbol">
   <property name="checkable">
    <bool>true</bool>
   </property>
   <property name="text">
    <string>- Display Symbol</string>
   </property>
  </action>
  <action name="actionDIsplay_Dist_Bearing">
   <property name="checkable">
    <bool>true</bool>
   </property>
   <property name="text">
    <string>DIsplay Dist/Bearing</string>
   </property>
  </action>
  <action name="actionDisplay_Last_Report_Age">
   <property name="checkable">
    <bool>true</bool>
   </property>
   <property name="text">
    <string>Display Last Report Age</string>
   </property>
  </action>
  <action name="actionReload_Object_Item_History">
   <property name="text">
    <string>Reload Object/Item History</string>
   </property>
  </action>
  <action name="actionClear_Object_Item_History">
   <property name="text">
    <string>Clear Object/Item History</string>
   </property>
  </action>
  <action name="actionClear_All_Tactical_Calls">
   <property name="text">
    <string>Clear All Tactical Calls</string>
   </property>
  </action>
  <action name="actionClear_Tactical_Call_History">
   <property name="text">
    <string>Clear Tactical Call History</string>
   </property>
  </action>
  <action name="action_Clear_All_Trails">
   <property name="text">
    <string>&amp;Clear All Trails!!!</string>
   </property>
  </action>
  <action name="actionClear_All_Stations">
   <property name="text">
    <string>Clear &amp;All Stations!!!</string>
   </property>
  </action>
 </widget>
 <layoutdefault spacing="6" margin="11"/>
 <resources/>
 <connections>
  <connection>
   <sender>actionE_xit</sender>
   <signal>triggered()</signal>
   <receiver>MainWindow</receiver>
   <slot>close()</slot>
   <hints>
    <hint type="sourcelabel">
     <x>-1</x>
     <y>-1</y>
    </hint>
    <hint type="destinationlabel">
     <x>299</x>
     <y>199</y>
    </hint>
   </hints>
  </connection>
  <connection>
   <sender>actionInterface_Control</sender>
   <signal>triggered()</signal>
   <receiver>MainWindow</receiver>
   <slot>interfaceControlAction()</slot>
   <hints>
    <hint type="sourcelabel">
     <x>-1</x>
     <y>-1</y>
    </hint>
    <hint type="destinationlabel">
     <x>517</x>
     <y>262</y>
    </hint>
   </hints>
  </connection>
 </connections>
 <slots>
  <slot>interfaceControlAction()</slot>
 </slots>
</ui>
